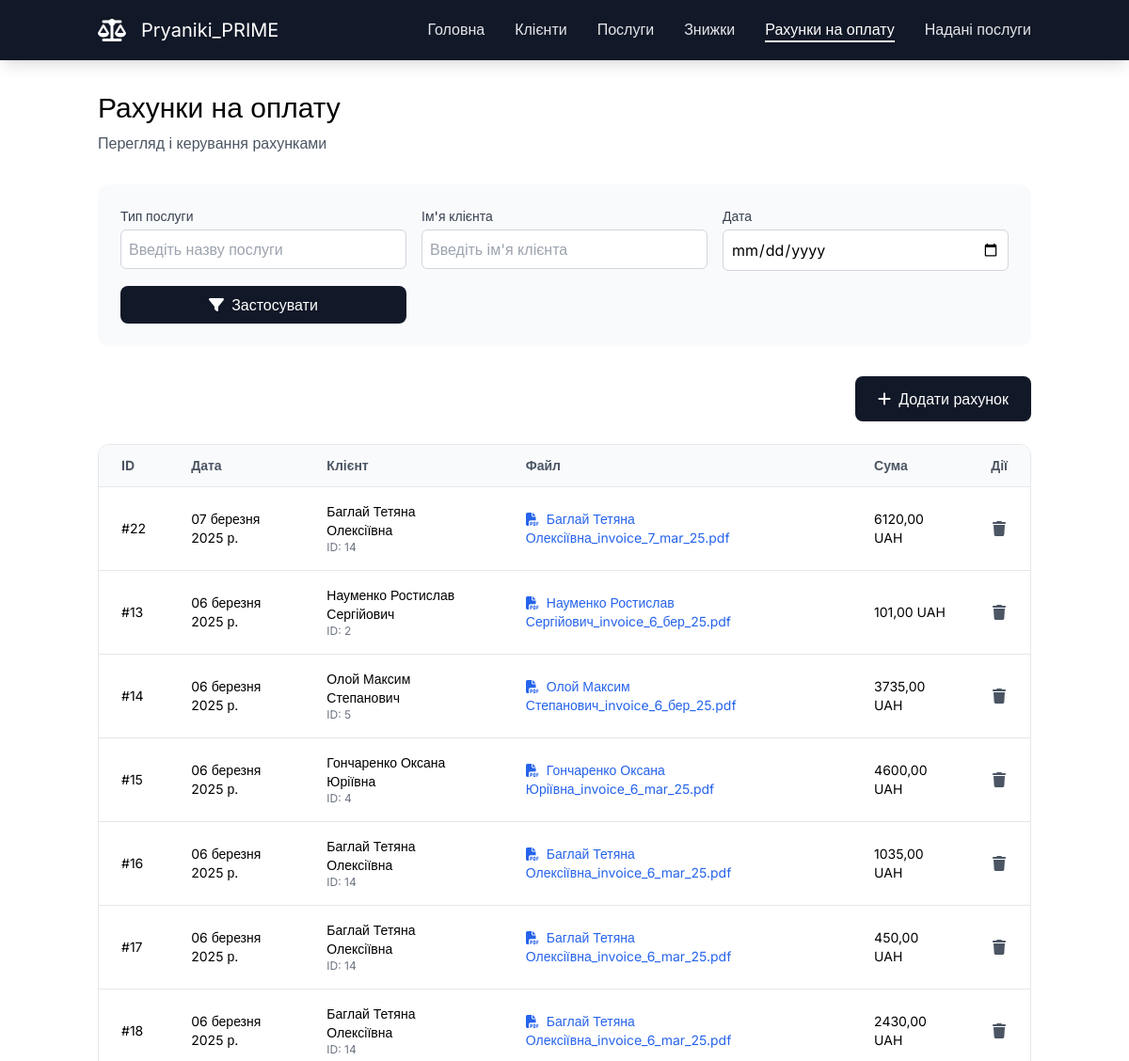
The page /invoices (signed in, upper part) on the database as committed earlier.
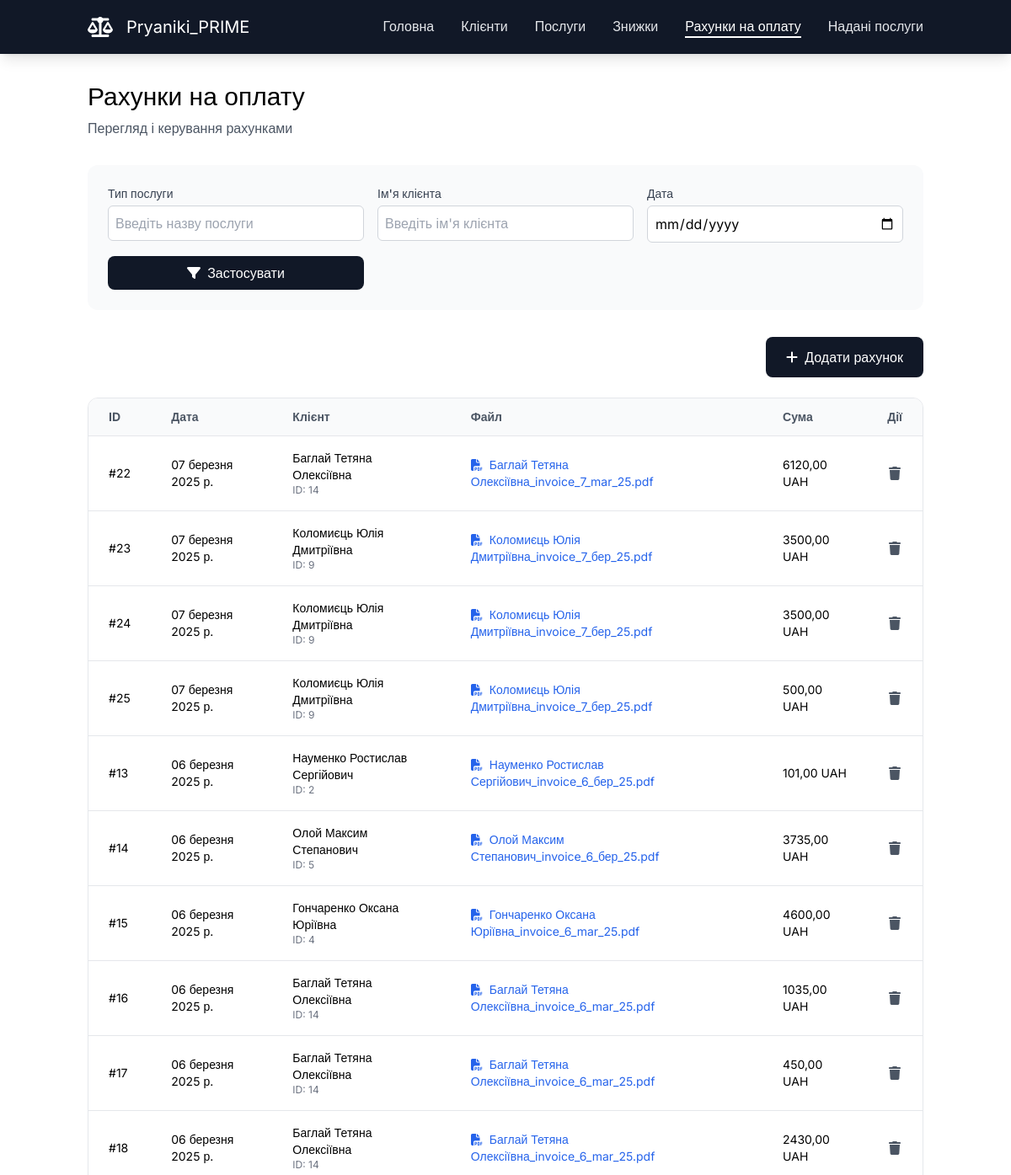
The same page on the database as committed later.
### RealAgency/models.py (models this page shows)
class Invoice(models.Model):
    client = models.ForeignKey(Client, on_delete=models.CASCADE)
    date = models.DateField()
    code = models.CharField(max_length=255)
    invoice_file_path = models.CharField(max_length=255)
    commission = models.IntegerField()
    discount = models.IntegerField()
    pdv = models.IntegerField()
    commission_amount_no_pdv = models.DecimalField(max_digits=19, decimal_places=2)
    services_total_no_pdv = models.DecimalField(max_digits=19, decimal_places=2)
    total_no_pdv = models.DecimalField(max_digits=19, decimal_places=2)
    total_pdv = models.DecimalField(max_digits=19, decimal_places=2)

class Client(models.Model):
    client_type = models.ForeignKey(ClientType, on_delete=models.CASCADE)
    name = models.CharField(max_length=255)
    address = models.CharField(max_length=255)
    phone = models.CharField(max_length=255)
    email = models.CharField(max_length=255)
    passport_id = models.CharField(max_length=255, null=True, blank=True)
    iin = models.CharField(max_length=255, null=True, blank=True)
    edrpou = models.CharField(max_length=255, null=True, blank=True)

### RealAgency/views.py (the view)
        def _wrapped_view(request, *args, **kwargs):
            if not request.user.is_authenticated:
                return redirect('login')
            if not any(group.name in roles for group in request.user.groups.all()):
                raise PermissionDenied("You are not permitted to perform this action.")
            return view_func(request, *args, **kwargs)

### RealAgency/views.py (called while the page is built)
def role_required(roles):
    def decorator(view_func):
        def _wrapped_view(request, *args, **kwargs):
            if not request.user.is_authenticated:
                return redirect('login')
            if not any(group.name in roles for group in request.user.groups.all()):
                raise PermissionDenied("You are not permitted to perform this action.")
            return view_func(request, *args, **kwargs)
        return _wrapped_view
    return decorator

@role_required(['Manager', 'Notary'])
def payments(request):
    payments_list = Invoice.objects.all().order_by('-date')  # Replace 'date_created' with the actual date field name
    user_groups = request.user.groups.values_list('name', flat=True)
    paginator = Paginator(payments_list, 15)
    page_number = request.GET.get('page')
    page_obj = paginator.get_page(page_number)
    return render(request, 'invoices/main.html', {'invoices': page_obj, 'user_groups': user_groups})

### templates/invoices/main.html (shortened to what the changed rows need)
{% extends "base.html" %}
{% block content %}
    <main id="main" class="pt-24">
        <div class="container mx-auto px-4">
            <div id="page-header" class="mb-8">
                <h1 class="text-3xl mb-2">Рахунки на оплату</h1>
            </div>
            <div id="transactions-table" class="bg-white rounded-xl border border-neutral-200 overflow-hidden">
                <table class="w-full">
                    <thead class="bg-neutral-50 border-b border-neutral-200">
                        <tr>
                            <th class="px-6 py-3 text-left text-sm text-neutral-600">ID</th>
                            <th class="px-6 py-3 text-left text-sm text-neutral-600">Дата</th>
                            <th class="px-6 py-3 text-left text-sm text-neutral-600">Клієнт</th>
                            <th class="px-6 py-3 text-left text-sm text-neutral-600">Файл</th>
                            <th class="px-6 py-3 text-left text-sm text-neutral-600">Сума</th>
                            <th class="px-6 py-3 text-center text-sm text-neutral-600"
                                {% if "Notary" in user_groups %} style="display:block;" {% else %} style="display:none;" {% endif %}>
                                Дії
                            </th>
                        </tr>
                    </thead>
                    <tbody class="divide-y divide-neutral-200">
                    {% for payment in invoices %}
                        <tr class="hover:bg-neutral-50">
                            <td class="px-6 py-4 text-sm">#{{ payment.id }}</td>
                            <td class="px-6 py-4 text-sm">{{ payment.date }}</td>
                            <td class="px-6 py-4">
                                <div class="flex items-center">
                                    <div>
                                        <div class="text-sm">{{ payment.client.name }}</div>
                                        <div class="text-xs text-neutral-500">ID: {{ payment.client.id }}</div>
                                    </div>
                                </div>
                            </td>
                            <td class="px-6 py-4 text-sm">
                                <a href="/generate_invoice/{{ payment.id }}/" target="_blank" class="text-blue-600 hover:underline">
                                    <i class="fa-solid fa-file-pdf mr-2"></i>{{ payment.invoice_file_path }}
                                </a>
                            </td>
                            <td class="px-6 py-4 text-sm">{{ payment.total_pdv }} UAH</td>
                            <td class="px-6 py-4">
                                <div class="flex justify-center space-x-3">
                                    <button
                                        {% if "Manager" in user_groups %} style="display:block;" {% else %} style="display:none;" {% endif %}
                                        class="text-neutral-600 hover:text-neutral-900"
                                        onclick="deletePayment({{ payment.id }})">
                                        <i class="fa-solid fa-trash"></i>
                                    </button>
                                </div>
                            </td>
                        </tr>
                    {% endfor %}
                    </tbody>
                </table>
            </div>
        </div>
    </main>
{% endblock %}

Rows that differ between the two databases and show on the page:
added Invoice: id "23", date "07 березня 2025 р.", client.name "Коломиєць Юлія Дмитріївна", client.id "9", invoice_file_path "Коломиєць Юлія Дмитріївна_invoice_7_бер_25.pdf", total_pdv "3500,00"
added Invoice: id "24", date "07 березня 2025 р.", client.name "Коломиєць Юлія Дмитріївна", client.id "9", invoice_file_path "Коломиєць Юлія Дмитріївна_invoice_7_бер_25.pdf", total_pdv "3500,00"
added Invoice: id "25", date "07 березня 2025 р.", client.name "Коломиєць Юлія Дмитріївна", client.id "9", invoice_file_path "Коломиєць Юлія Дмитріївна_invoice_7_бер_25.pdf", total_pdv "500,00"
